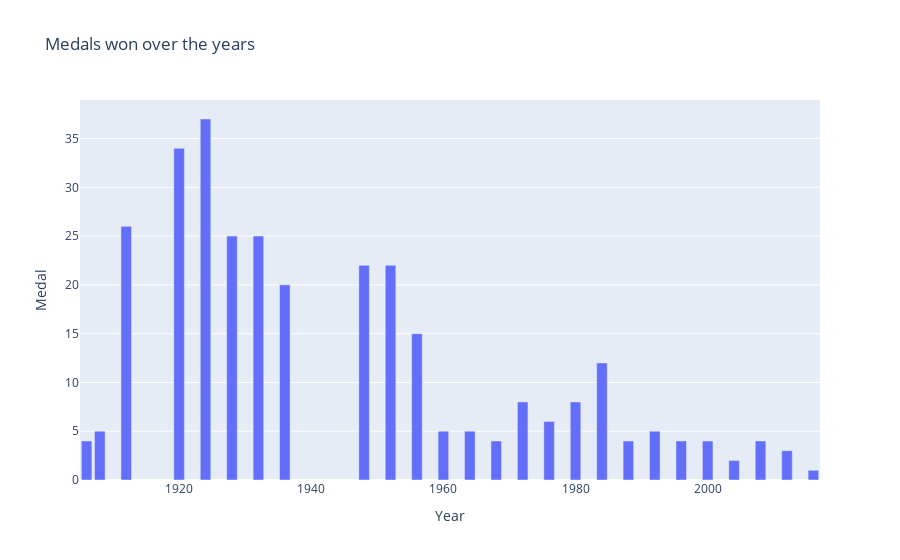

The code cell stored with this chart in its notebook:
### Code cell
fig = px.bar(country_medal_tally, y = "Medal", x = "Year", title = "Medals won over the years")
fig.show()

### Figure 1 — Plotly figure (JSON) as saved in the notebook; plotly's stock layout.template omitted (floating-point values rounded to 4 significant figures)
{"data": [{"alignmentgroup": "True", "hovertemplate": "Year=%{x}<br>Medal=%{y}<extra></extra>", "legendgroup": "", "marker": {"color": "#636efa", "pattern": {"shape": ""}}, "name": "", "offsetgroup": "", "orientation": "v", "showlegend": false, "textposition": "auto", "type": "bar", "x": [1906, 1908, 1912, 1920, 1924, 1928, 1932, 1936, 1948, 1952, 1956, 1960, 1964, 1968, 1972, 1976, 1980, 1984, 1988, 1992, 1996, 2000, 2004, 2008, 2012, 2016], "xaxis": "x", "y": [4, 5, 26, 34, 37, 25, 25, 20, 22, 22, 15, 5, 5, 4, 8, 6, 8, 12, 4, 5, 4, 4, 2, 4, 3, 1], "yaxis": "y"}], "layout": {"autosize": true, "barmode": "relative", "legend": {"tracegroupgap": 0}, "title": {"text": "Medals won over the years"}, "xaxis": {"anchor": "y", "autorange": true, "domain": [0, 1], "range": [1905, 2017], "title": {"text": "Year"}, "type": "linear"}, "yaxis": {"anchor": "x", "autorange": true, "domain": [0, 1], "range": [0, 38.95], "title": {"text": "Medal"}, "type": "linear"}}}
